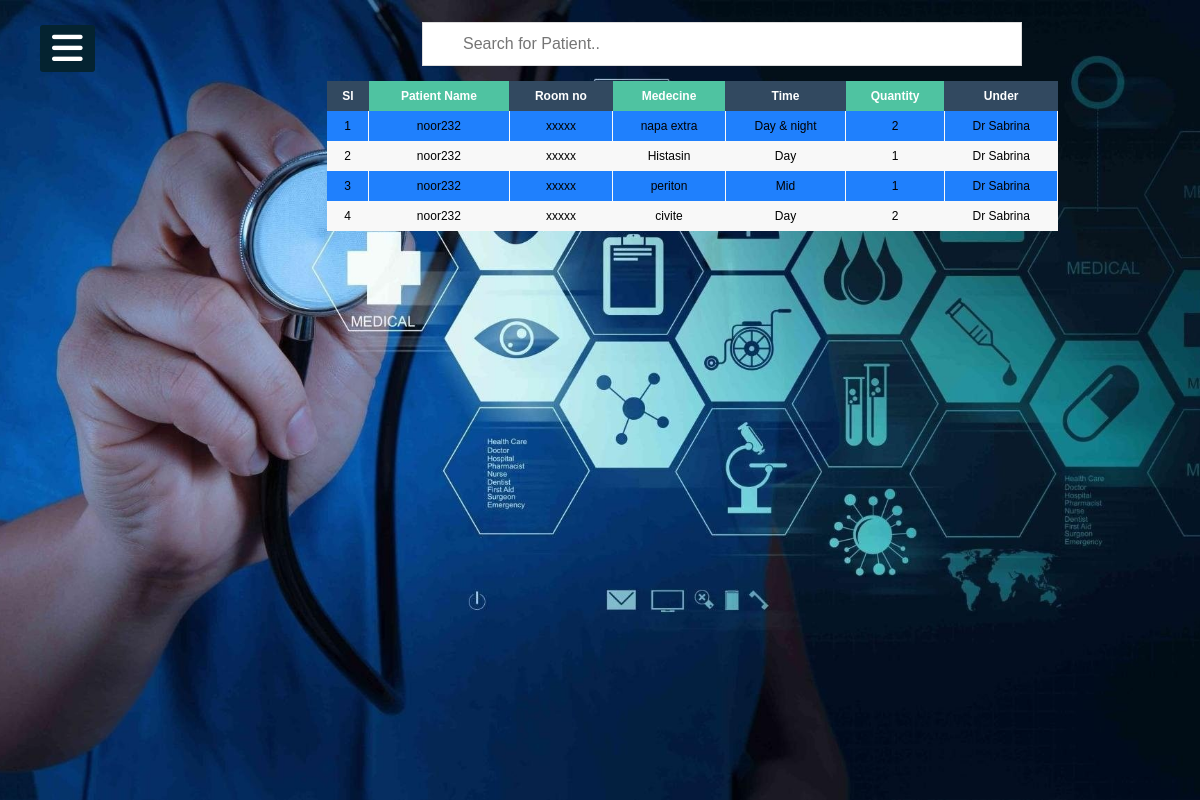
The page /view/DoctorMedicine.php (signed in) on the database its author committed.
### tables this page shows
CREATE TABLE `medinfo` (
  `sl` int(11) NOT NULL,
  `patientid` varchar(100) NOT NULL,
  `roomno` varchar(100) NOT NULL,
  `medecine` varchar(100) NOT NULL,
  `time` varchar(100) NOT NULL,
  `quantity` varchar(100) NOT NULL,
  `under` varchar(100) NOT NULL
);

### Controller/drmedinfo.php (called while the page is built, shortened)
<?php
  require_once '../Models/db_connect2.php';
  function getmedicine()
  {
    if(!empty('$_SESSION["loggedinuser"]')){
      $var=$_SESSION["loggedinuser"];
    }
    $query="SELECT * FROM medinfo WHERE patientid='$var'";
    $product=get($query);
    return $product;
  }
  ?>

### Models/db_connect2.php (called while the page is built, shortened)
<?php
	 $serverName="localhost";
	 $userName="root";
	 $password="";
	 $dbName="patient";
	function get($query)
	{
        $data=array();
		global $serverName,$userName,$password,$dbName;
		$conn = mysqli_connect( $serverName, $userName, $password, $dbName);
        $result=mysqli_query($conn,$query);
        if(mysqli_num_rows($result) > 0)
        {
            while($row = mysqli_fetch_assoc($result))
            {
                $entity=array();
                foreach($row as $k=>$v)
                {
                    $entity[$k] = $row[$k];
                }
                $data[] = $entity;
            }
        }
		return $data;
	}
?>

### View/DoctorMedicine.php (the view, shortened to what this page needs)
<?php
include('header/patheader.php');
require_once ('../Controller/drmedinfo.php');
$info = getmedicine();
?>
<section>
 <input type="text" id="myInput" onkeyup="myFunction()" placeholder="Search for Patient.." title="Type in a name">
<div class="table-wrapper">
    <table id="myTable" class="fl-table">
        <thead>
        <tr>
            <th>Sl</th>
            <th>Patient Name</th>
            <th>Room no</th>
            <th>Medecine</th>
            <th>Time</th>
			<th>Quantity</th>
			<th>Under</th>
        </tr>
        </thead>
         <tbody>
    <?php
      foreach($info as $info)
      {
        echo "<tr>";
        echo "<td>".$info["sl"]."</td>";
        echo "<td>".$info["patientid"]."</td>";
		echo "<td>".$info["roomno"]."</td>";
		echo "<td>".$info["medecine"]."</td>";
            echo "<td>".$info["time"]."</td>";
			echo "<td>".$info["quantity"]."</td>";
			echo "<td>".$info["under"]."</td>";
        echo "</tr>";
      }
    ?>
  </tbody>
    </table>
</div></section>
  </body>
</html>

### View/PatientPanel.css (style rules this page uses)
* { padding: 0; margin: 0; list-style: none; text-decoration: none; }
body { font-family: 'Roboto', sans-serif; }
section { background: url(../Storage/Hospital.jpg) no-repeat; background-position: center; background-size: cover; height: 100vh; transition: all .5s; }

### View/DoctorMedicine.php (style rules this page uses)
* { box-sizing: border-box; -webkit-box-sizing: border-box; -moz-box-sizing: border-box; }
body { font-family: Helvetica; -webkit-font-smoothing: antialiased; background: rgba( 71, 147, 227, 1); }
.table-wrapper { margin: 10px 70px 70px; }
.fl-table { border-radius: 5px; font-size: 12px; font-weight: normal; border: none; border-collapse: collapse; width: 99%; max-width: 69%; margin-left: 257px; margin-top: -12px; white-space: nowrap; background-color: #1f80fd; }
.fl-table td, .fl-table th { text-align: center; padding: 8px; }
.fl-table td { border-right: 1px solid #f8f8f8; font-size: 12px; }
.fl-table thead th { color: #ffffff; background: #4FC3A1; }
.fl-table thead th:nth-child(odd) { color: #ffffff; background: #324960; }
.fl-table tr:nth-child(even) { background: #F8F8F8; }
#myInput { background-image: url('https://www.w3schools.com/css/searchicon.png'); background-position: 10px 10px; background-repeat: no-repeat; width: 50%; font-size: 16px; padding: 12px 20px 12px 40px; border: 1px solid #ddd; margin-bottom: 17px; margin-top: 22px; margin-left: 422px; }

### rows shown on the page
medinfo: sl "1", patientid "noor232", roomno "xxxxx", medecine "napa extra", time "Day & night", quantity "2", under "Dr Sabrina"
medinfo: sl "2", patientid "noor232", roomno "xxxxx", medecine "Histasin", time "Day", quantity "1", under "Dr Sabrina"
medinfo: sl "3", patientid "noor232", roomno "xxxxx", medecine "periton", time "Mid", quantity "1", under "Dr Sabrina"
medinfo: sl "4", patientid "noor232", roomno "xxxxx", medecine "civite", time "Day", quantity "2", under "Dr Sabrina"
